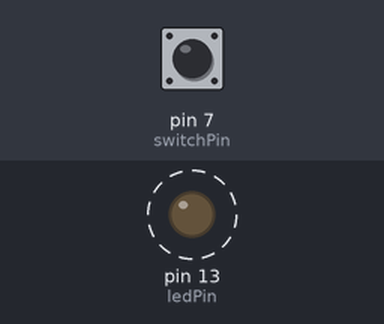
Recording of a sketch running on a simulated Arduino Uno, built with avr-gcc and run on an emulated ATmega328P. On the bench: output pins drawn as LEDs (lit = HIGH). Dashed ring = blinking. The inputs (shaded band) are chosen by the test bench; at power-on: pin 7 (switchPin) HIGH.

Above: at 2.8 s.
2.9 s: pin 7 (switchPin) pulled LOW for 3.2 s
At 6.6 s:
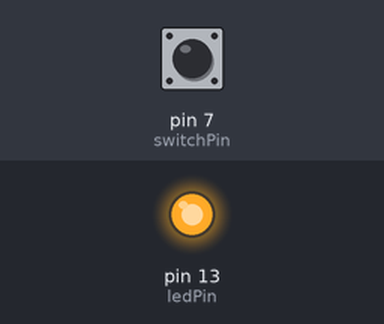
At 7.1 s:
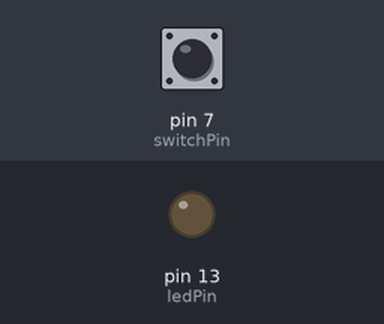
Timing chart, 0 to 13.6 s (numbered marks = the images above; inputs shaded):
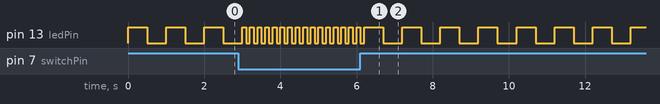

The sketch:

sketch_01_01_paperclip.ino
```cpp
// sketch_01_03_paperclip

int ledPin = 13;
int switchPin = 7;

void setup() {
  pinMode(ledPin, OUTPUT);
  pinMode(switchPin, INPUT_PULLUP);
}

void loop() {
  if (digitalRead(switchPin) == LOW) {
    flash(100);
  }

  else {
    flash(500);
  }
}

void flash(int delayPeriod) {
  digitalWrite(ledPin, HIGH);
  delay(delayPeriod);
  digitalWrite(ledPin, LOW);
  delay(delayPeriod);
}
```
